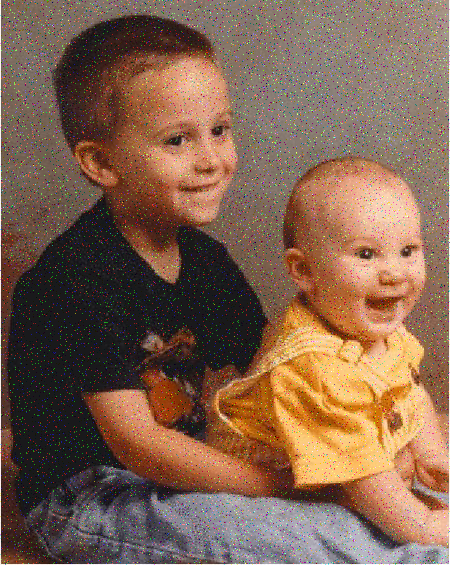
#> input picture resources/kidsnoise.bmp, 450 x 565 px
$ python real_img_ocv.py   (older library calls are emulated)
#> lines starting #> are read from the running program, lines starting #| are printed output that depends on the picture
import cv2
import numpy as np

def filter2d(image: np.ndarray, kernel: np.ndarray) -> np.ndarray:
    ksize = kernel.shape[0]
    pad = ksize //2

    kernel = kernel.astype(np.float32)

    # Replicate border pixels
    padded = np.pad(
        image,
        ((pad, pad), (pad, pad)),
        mode="edge"
    ).astype(np.float32)

    output = np.zeros(image.shape, dtype=np.float32)
    height, width = image.shape
    # Apply kernel
    for y in range(height):
        for x in range(width):
            region = padded[
                y:y + ksize,
                x:x + ksize
            ]
            output[y, x] = np.sum(region * kernel)

    return output

# Sobel kernel
edge_kern_v = np.array([
    [-1, 0, 1],
    [-2, 0, 2],
    [-1, 0, 1]
], dtype=np.float32)

# img_sim = np.array([
#     [3,0,1],
#     [3,0,1],
#     [3,0,1]
# ], dtype=np.uint8)

# print(f'sim: {np.sum(img_sim * edge_kern_v)}')

edge_kern_h = np.array([
    [-1, -2, -1],
    [ 0,  0,  0],
    [ 1,  2,  1]
], dtype=np.float32)

image = cv2.imread("../resources/kidsnoise.bmp")
#> image is the input picture: shape (565, 450, 3); mean B, G, R 79.5, 98.8, 129.3
gray = cv2.cvtColor(image, cv2.COLOR_BGR2GRAY)
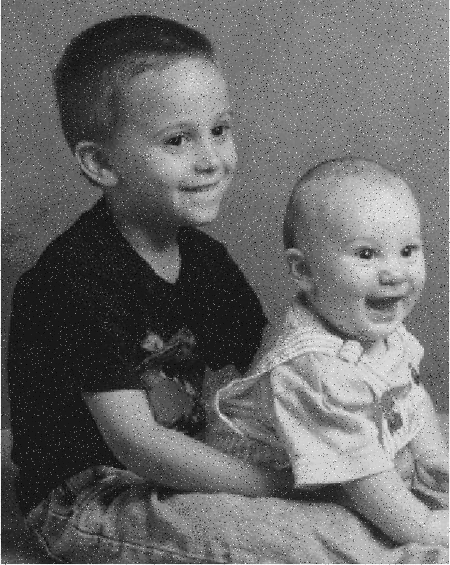
#> gray: shape (565, 450); min 0, max 255, mean 105.7
filtered = cv2.medianBlur(gray, 3)
filtered_f = filtered.astype(np.float32)
# [6 lines of commented-out code are left out]
edges_v = cv2.Sobel(filtered, cv2.CV_64F, 1, 0, ksize=3) # dx=1, dy=0
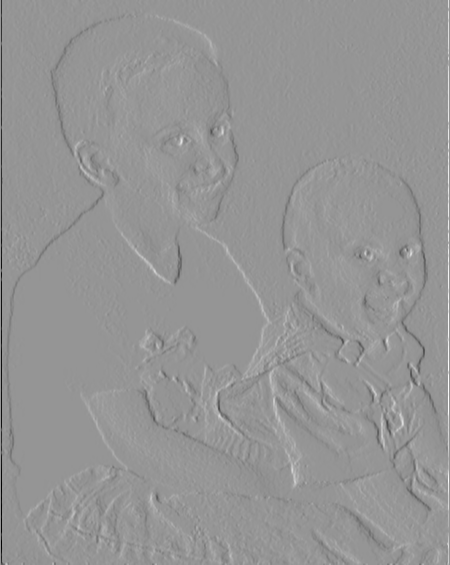
#> edges_v: shape (565, 450) float64; min -809, max 574, mean 0.6; drawn with min black and max white
edges_h = cv2.Sobel(filtered, cv2.CV_64F, 0, 1, ksize=3) # dx=0, dy=1
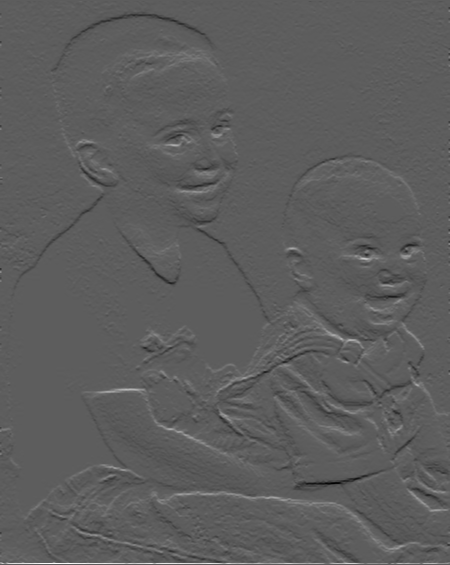
#> edges_h: shape (565, 450) float64; min -477, max 825, mean 0.7; drawn with min black and max white

diff_gain = 1.0
edges = np.sqrt(edges_v**2 + edges_h**2)
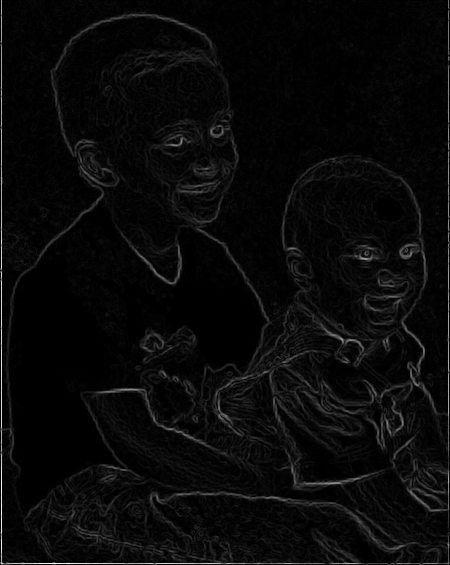
#> edges: shape (565, 450) float64; min 0, max 838.7, mean 32.6; drawn with min black and max white
edges = np.clip(diff_gain*edges, 0, 255).astype(np.uint8)
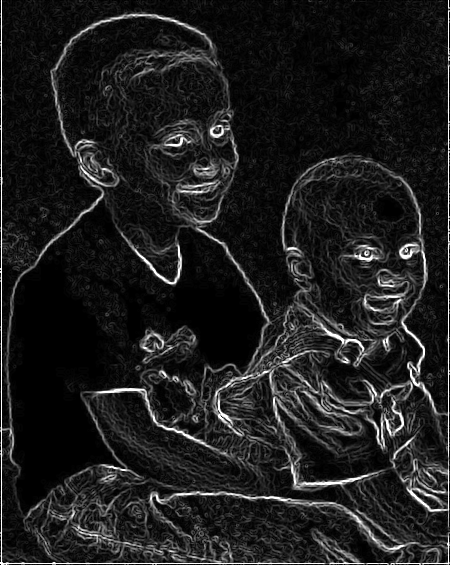
#> edges: shape (565, 450); min 0, max 255, mean 30.4

ret,thresh = cv2.threshold(edges,127,255,cv2.THRESH_BINARY)
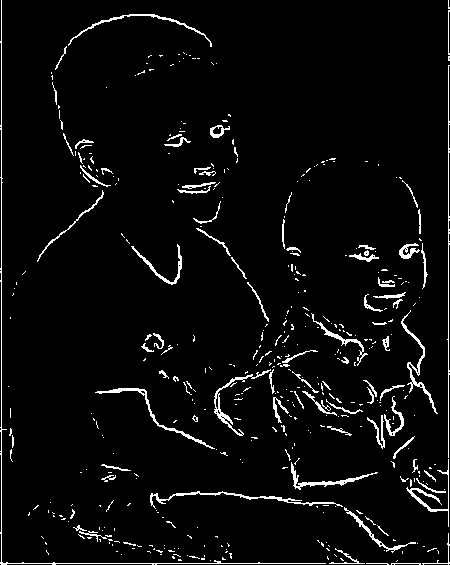
#> thresh: shape (565, 450); 4.3% white in thin lines or dots

# Display part
# cv2.imshow("gray", gray)
cv2.imshow("filtered", filtered)
# cv2.imshow("edges_v", edges_v)
# cv2.imshow("edges_h", edges_h)
cv2.imshow("edges", edges)
cv2.imshow("thresholded", thresh)
cv2.waitKey(0)
